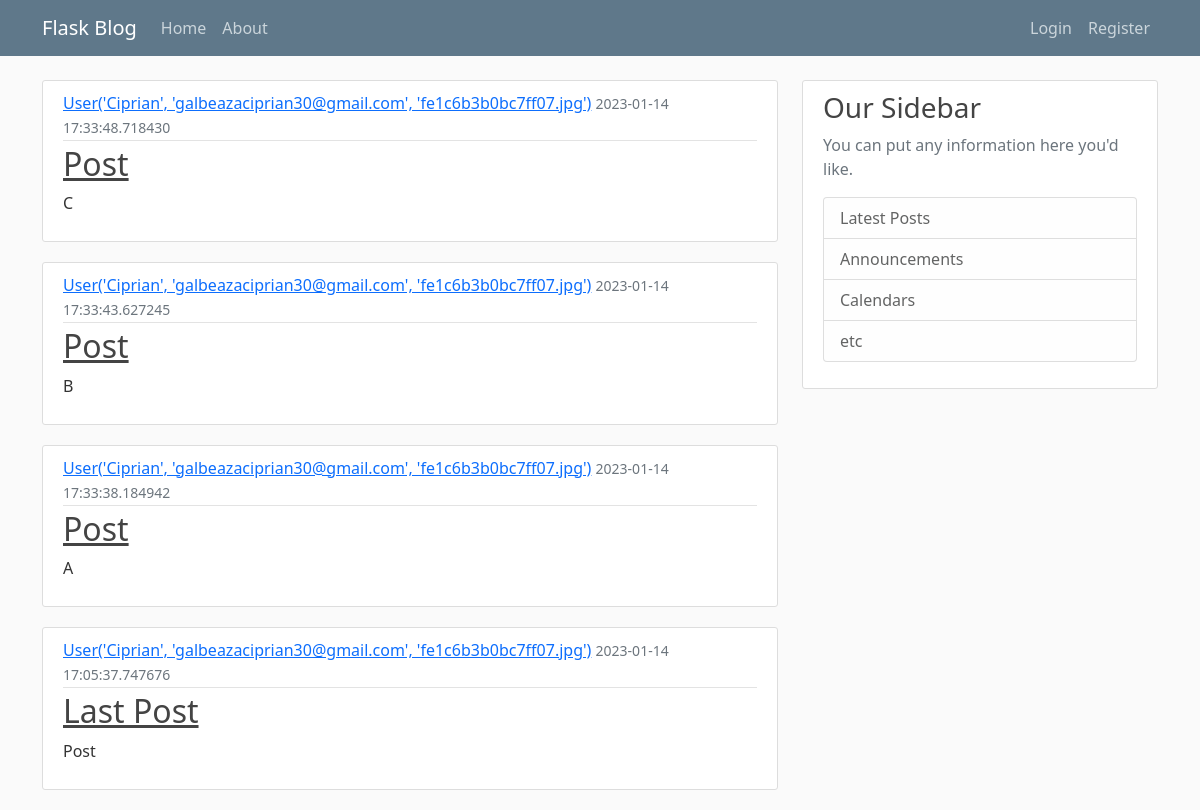
Page /home on the earlier database version.
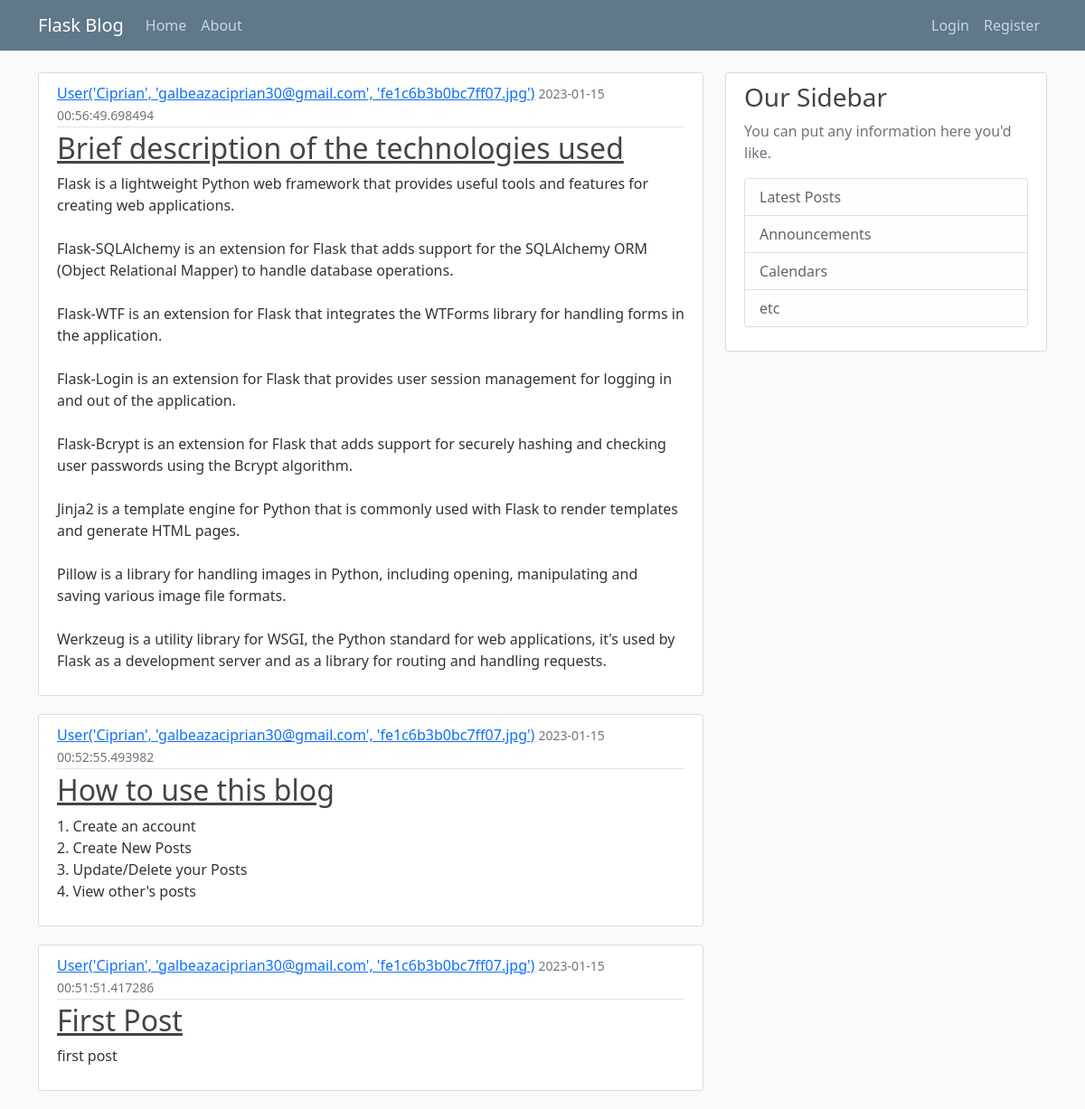
Same page on the later database version.
### flaskblog/models.py (models this page shows, shortened)
class Post(db.Model):
    id = db.Column(db.Integer, primary_key=True)
    title = db.Column(db.String(100), nullable=False)
    date_posted = db.Column(db.DateTime, nullable=False, default=datetime.utcnow)
    content = db.Column(db.Text, nullable=False)
    user_id = db.Column(db.Integer, db.ForeignKey('user.id'), nullable=False)

class User(db.Model, UserMixin):
    id = db.Column(db.Integer, primary_key=True)
    username = db.Column(db.String(20), unique=True, nullable=False)
    email = db.Column(db.String(120), unique=True, nullable=False)
    image_file = db.Column(db.String(20), nullable=False, default='default.jpg')
    password = db.Column(db.String(60), nullable=False)
    posts = db.relationship('Post', backref='author', lazy=True)
    def __repr__(self):
        return f"User('{self.username}', '{self.email}', '{self.image_file}')"

### flaskblog/routes.py (the view)
@app.route('/')
@app.route('/home')
def home():
    page = request.args.get('page', default=1, type=int)
    posts = Post.query.order_by(Post.date_posted.desc()).paginate(per_page=4, page=page)
    return render_template('home.html', posts=posts)

### flaskblog/templates/home.html
{% extends "layout.html" %}
{% block content %}
    {% for post in posts %}
        <article class="media content-section">
            <div class="media-body">
                <div class="article-metadata">
                    <a class="mr-2" href="#">{{ post.author }}</a>
                    <small class="text-muted">{{ post.date_posted }}</small>
                </div>
                <h2><a class="article-title" href="#">{{ post.title }}</a></h2>
                <p class="article-content">{{ post.content }}</p>
            </div>
        </article>
    {% endfor %}
{% endblock content %}

Differences in the rows shown:
removed Post: author "User('Ciprian', 'galbeazaciprian30@gmail.com', 'fe1c6b3b0bc7ff07.jpg')", date_posted "2023-01-14 17:33:48.718430", title "Post", content "C"
removed Post: author "User('Ciprian', 'galbeazaciprian30@gmail.com', 'fe1c6b3b0bc7ff07.jpg')", date_posted "2023-01-14 17:33:43.627245", title "Post", content "B"
removed Post: author "User('Ciprian', 'galbeazaciprian30@gmail.com', 'fe1c6b3b0bc7ff07.jpg')", date_posted "2023-01-14 17:33:38.184942", title "Post", content "A"
removed Post: author "User('Ciprian', 'galbeazaciprian30@gmail.com', 'fe1c6b3b0bc7ff07.jpg')", date_posted "2023-01-14 17:05:37.747676", title "Last Post", content "Post"
now on this page (row edited): Post: author "User('Ciprian', 'galbeazaciprian30@gmail.com', 'fe1c6b3b0bc7ff07.jpg')", date_posted "2023-01-15 00:56:49.698494", title "Brief description of the technologies used", content "Flask is a lightweight Python web framework that provides useful tools and features for creating web applications. Flask-SQLAlchemy is an extension for Flask that adds support for the SQLAlchemy ORM (Object Relational Mapper) to handle database operations. Flask-WTF is an extension for Flask that integrates the WTForms library for handling forms in the application. Flask-Login is an extension for Flask that provides user session management for logging in and out of the application. Flask-Bcrypt is an extension for Flask that adds support for securely hashing and checking user passwords using the Bcrypt algorithm. Jinja2 is a template engine for Python that is commonly used with Flask to…"
now on this page (row edited): Post: author "User('Ciprian', 'galbeazaciprian30@gmail.com', 'fe1c6b3b0bc7ff07.jpg')", date_posted "2023-01-15 00:52:55.493982", title "How to use this blog", content "1. Create an account 2. Create New Posts 3. Update/Delete your Posts 4. View other's posts"
added Post: author "User('Ciprian', 'galbeazaciprian30@gmail.com', 'fe1c6b3b0bc7ff07.jpg')", date_posted "2023-01-15 00:51:51.417286", title "First Post", content "first post"
